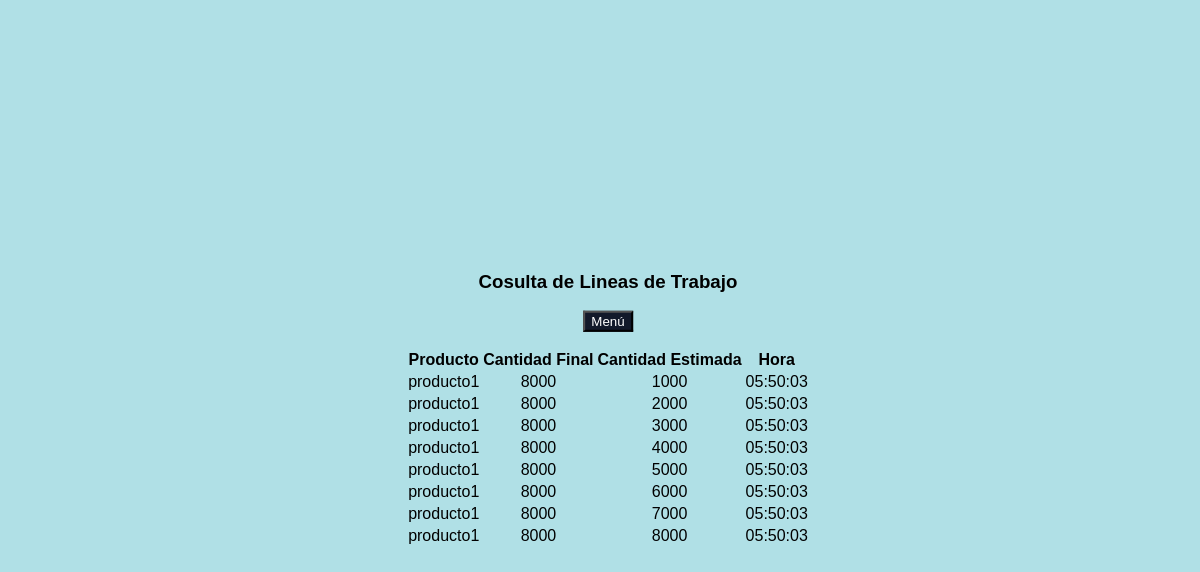
/consultaO_resp.php?id=1, run on the app's committed database.
### tables this page shows
CREATE TABLE `liquidacion` (
  `id` int(11) NOT NULL,
  `id_linea_trabajo` int(11) NOT NULL,
  `cantidad` int(11) NOT NULL,
  `hora` time NOT NULL
);

CREATE TABLE `linea_trabajo` (
  `id` int(11) NOT NULL,
  `id_usuario` int(6) NOT NULL,
  `producto` varchar(250) NOT NULL,
  `cantidad_final` int(11) NOT NULL,
  `cantidad_estimada` int(11) NOT NULL,
  `empresa` varchar(150) NOT NULL,
  `estado` varchar(1) NOT NULL,
  `fecha` date NOT NULL,
  `horas` int(11) NOT NULL
);

### consultaO_resp.php (the view, shortened to what this page needs)
 <!DOCTYPE html>
<html>
<?php
include('conexion.php');
$usu 		= $_GET["user"];
$nombre 	= $_GET["nombre"];
$apellido 	= $_GET["apellido"];
$id			= $_GET["id"];
?>
<head>
	<link rel="stylesheet" type="text/css" href="css/estilos.css">
    <link rel="stylesheet" href="css/estilos.css">
	</head>
		<body style = "margin-top:0; background-color:powderblue">
        <h3><strong>Cosulta de Lineas de Trabajo</strong></h3>
        <p align="right"><a href="pag_admin.php?user=<?php echo $usu ?>&nombre=<?php echo $nombre ?>&apellido=<?php echo $apellido ?>">
    <button style="background:#12192a; color:#FFF">Men&uacute;</button>
  </a></p>
        <div class="content">
		<div class="container">
        <div class='wrap-table100'>
        <div class='table100 ver1 m-b-110'>
        <table data-vertable='ver1'>
                        	<thead>
							<tr class='row100 head'>
							<th align="center" style='width:50px'>Producto</th>
							<th class='column100 column2' data-column='column2'><center>Cantidad Final</center></th>
							<th class='column100 column3' data-column='column3'><center>Cantidad Estimada</center></th>
							<th class='column100 column4' data-column='column4'><center>Hora</center></th>
           					</tr>
							</thead>
              <tbody>
<?php
$sql = "select t.id, t.producto, t.cantidad_final, l.cantidad, TIME(l.hora) hora from liquidacion l inner join linea_trabajo t ON l.id_linea_trabajo = t.id where t.id = ".$id;
$result = $conn->query($sql);
if ($result->num_rows > 0) {
while($row = $result->fetch_assoc())
            			{
?>
<tr class='row100'>
<td style='width:10px'><center> <?php echo $row['producto'];?> </center></td>
<td> <center><?php echo $row['cantidad_final']; ?>  </center> </td>
<td> <center><?php echo $row['cantidad']; ?></center></td>
<td> <center><?php echo $row['hora']; ?></center></td>
</tr>
<?php
  	    	}
}
?>
          	</tbody>
    	  </table>
	</div>
	</div>
	</div>
	</div>
  </body>
	</html>

### css/estilos.css (style rules this page uses)
* { font-family:arial; text-align:center; }
body { top:50%; left:50%; position: absolute; transform: translate(-50%,-50%); background-image: linear-gradient(to right top, #6bd18e, #00bea2, #00a7af, #008fb0, #0075a3, #0a6b98, #10628c, #135981, #005d7b, #006073, #126369, #286460); }
a { color:white; text-decoration: none; cursor:pointer; }

### consultaO_resp.php (style rules this page uses)
.content { max-width: auto; margin: auto; }

### data on the page
liquidacion: id_linea_trabajo.producto "producto1", id_linea_trabajo.cantidad_final "8000", cantidad "1000", hora "05:50:03"
liquidacion: id_linea_trabajo.producto "producto1", id_linea_trabajo.cantidad_final "8000", cantidad "2000", hora "05:50:03"
liquidacion: id_linea_trabajo.producto "producto1", id_linea_trabajo.cantidad_final "8000", cantidad "3000", hora "05:50:03"
liquidacion: id_linea_trabajo.producto "producto1", id_linea_trabajo.cantidad_final "8000", cantidad "4000", hora "05:50:03"
liquidacion: id_linea_trabajo.producto "producto1", id_linea_trabajo.cantidad_final "8000", cantidad "5000", hora "05:50:03"
liquidacion: id_linea_trabajo.producto "producto1", id_linea_trabajo.cantidad_final "8000", cantidad "6000", hora "05:50:03"
liquidacion: id_linea_trabajo.producto "producto1", id_linea_trabajo.cantidad_final "8000", cantidad "7000", hora "05:50:03"
liquidacion: id_linea_trabajo.producto "producto1", id_linea_trabajo.cantidad_final "8000", cantidad "8000", hora "05:50:03"
